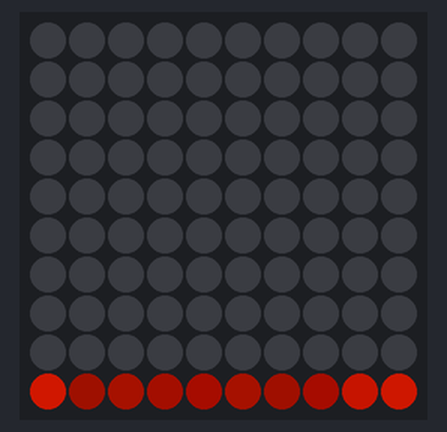
The sketch below on a simulated Arduino Uno, built with avr-gcc and run on an emulated ATmega328P. Parts: 10×10 RGB LED matrix (first LED top left, wired row by row). Dim RGB values are drawn brighter than linear; random numbers use the default seed unless the sketch sets one.

Above: at 0.16 s.
At 5.1 s:
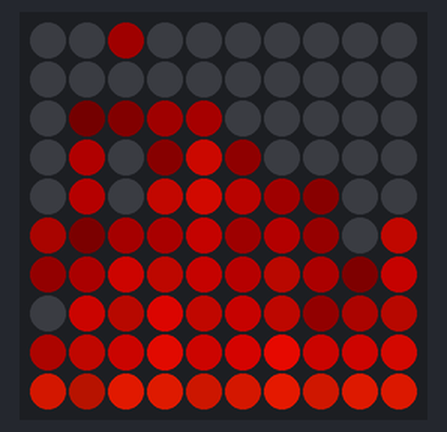
At 10.05 s:
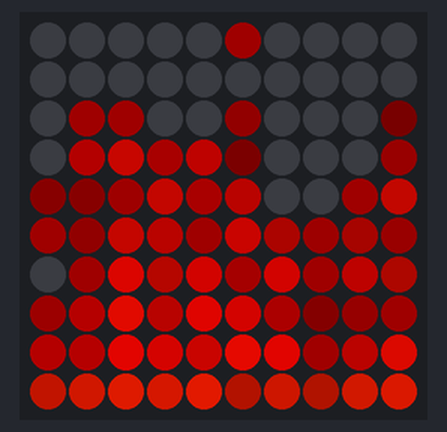
At 19.94 s:
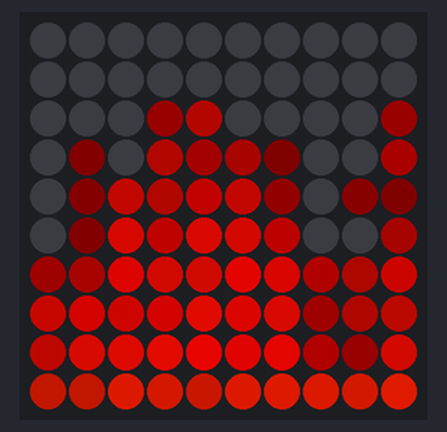
At 29.96 s:
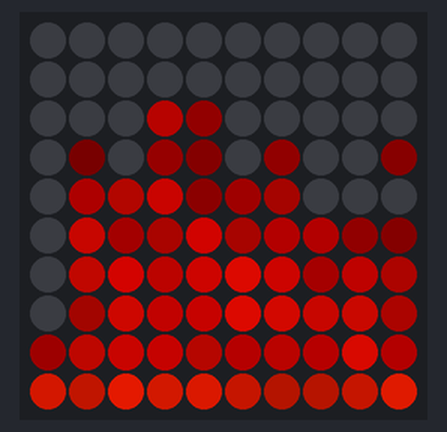
At 39.85 s:
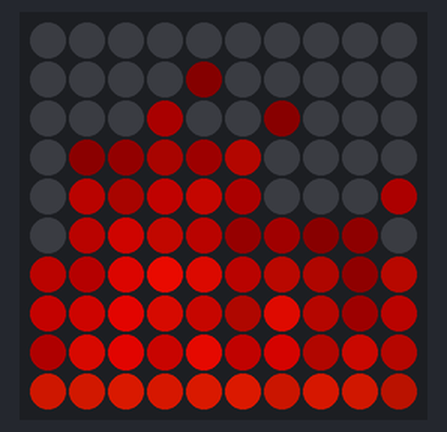

The sketch:

fireMatrixReal.ino
```cpp
#define M_WIDTH 10      // ширина матрицы
#define M_HEIGHT 10     // высота матрицы
#define LED_PIN 4       // пин ленты
#define LED_BRIGHT 200   // яркость

// настройки пламени
#define FIRE_SCALE 5   // масштаб огня
#define HUE_GAP 60      // заброс по hue
#define FIRE_STEP 15    // шаг изменения "языков" пламени
#define HUE_START 0     // начальный цвет огня (0 красный, 80 зелёный, 140 молния, 190 розовый)
#define HUE_COEF 0.2    // коэффициент цвета огня (чем больше - тем дальше заброс по цвету)
#define SMOOTH_K 20   // коэффициент плавности огня
#define MIN_BRIGHT 50   // мин. яркость огня
#define MAX_BRIGHT 255  // макс. яркость огня
#define MIN_SAT 180     // мин. насыщенность
#define MAX_SAT 255     // макс. насыщенность

#define ORDER_GRB       // порядок цветов ORDER_GRB / ORDER_RGB / ORDER_BRG
#define COLOR_DEBTH 3   // цветовая глубина: 1, 2, 3 (в байтах)

#include <microLED.h>

#define NUM_LEDS M_WIDTH * M_HEIGHT
LEDdata leds[NUM_LEDS];  // буфер ленты типа LEDdata

microLED matrix(leds, LED_PIN, M_WIDTH, M_HEIGHT, ZIGZAG, LEFT_BOTTOM, DIR_UP);  // объект матрица
// тип матрицы: ZIGZAG - зигзаг, PARALLEL - параллельная
// угол подключения: LEFT_BOTTOM - левый нижний, LEFT_TOP - левый верхний, RIGHT_TOP - правый верхний, RIGHT_BOTTOM - правый нижний
// направление ленты из угла подключения: DIR_RIGHT - вправо, DIR_UP - вверх, DIR_LEFT - влево, DIR_DOWN - вниз
// шпаргалка по настройке матрицы в папке docs в библиотеке

#define NUM_LEDS M_WIDTH*M_HEIGHT

unsigned char matrixValue[8][16];
unsigned char line[M_WIDTH];
int pcnt = 0;

// ленивая жопа
#define FOR_i(from, to) for(int i = (from); i < (to); i++)
#define FOR_j(from, to) for(int j = (from); j < (to); j++)

void setup() {
  matrix.setBrightness(LED_BRIGHT);  // яркость (0-255)
  generateLine();
  memset(matrixValue, 0, sizeof(matrixValue));
}

void loop() {
  fireRoutine();
}

// ********************** огонь **********************
//these values are substracetd from the generated values to give a shape to the animation
const unsigned char valueMask[8][16] PROGMEM = {
  {32 , 0  , 0  , 0  , 0  , 0  , 0  , 32 , 32 , 0  , 0  , 0  , 0  , 0  , 0  , 32 },
  {64 , 0  , 0  , 0  , 0  , 0  , 0  , 64 , 64 , 0  , 0  , 0  , 0  , 0  , 0  , 64 },
  {96 , 32 , 0  , 0  , 0  , 0  , 32 , 96 , 96 , 32 , 0  , 0  , 0  , 0  , 32 , 96 },
  {128, 64 , 32 , 0  , 0  , 32 , 64 , 128, 128, 64 , 32 , 0  , 0  , 32 , 64 , 128},
  {160, 96 , 64 , 32 , 32 , 64 , 96 , 160, 160, 96 , 64 , 32 , 32 , 64 , 96 , 160},
  {192, 128, 96 , 64 , 64 , 96 , 128, 192, 192, 128, 96 , 64 , 64 , 96 , 128, 192},
  {255, 160, 128, 96 , 96 , 128, 160, 255, 255, 160, 128, 96 , 96 , 128, 160, 255},
  {255, 192, 160, 128, 128, 160, 192, 255, 255, 192, 160, 128, 128, 160, 192, 255}
};

//these are the hues for the fire,
//should be between 0 (red) to about 25 (yellow)
const unsigned char hueMask[8][16] PROGMEM = {
  {1 , 11, 19, 25, 25, 22, 11, 1 , 1 , 11, 19, 25, 25, 22, 11, 1 },
  {1 , 8 , 13, 19, 25, 19, 8 , 1 , 1 , 8 , 13, 19, 25, 19, 8 , 1 },
  {1 , 8 , 13, 16, 19, 16, 8 , 1 , 1 , 8 , 13, 16, 19, 16, 8 , 1 },
  {1 , 5 , 11, 13, 13, 13, 5 , 1 , 1 , 5 , 11, 13, 13, 13, 5 , 1 },
  {1 , 5 , 11, 11, 11, 11, 5 , 1 , 1 , 5 , 11, 11, 11, 11, 5 , 1 },
  {0 , 1 , 5 , 8 , 8 , 5 , 1 , 0 , 0 , 1 , 5 , 8 , 8 , 5 , 1 , 0 },
  {0 , 0 , 1 , 5 , 5 , 1 , 0 , 0 , 0 , 0 , 1 , 5 , 5 , 1 , 0 , 0 },
  {0 , 0 , 0 , 1 , 1 , 0 , 0 , 0 , 0 , 0 , 0 , 1 , 1 , 0 , 0 , 0 }
};

void fireRoutine() {
  static uint32_t prevTime = 0;
  if (millis() - prevTime > SMOOTH_K) {
    prevTime = millis();
    if (pcnt >= 100) {
      shiftUp();
      generateLine();
      pcnt = 0;
    }
    drawFrame(pcnt);
    pcnt += 30;
    matrix.show();
  }
}


// Randomly generate the next line (matrix row)

void generateLine() {
  for (uint8_t x = 0; x < M_WIDTH; x++) {
    line[x] = random(64, 255);
  }
}

//shift all values in the matrix up one row

void shiftUp() {
  for (uint8_t y = M_HEIGHT - 1; y > 0; y--) {
    for (uint8_t x = 0; x < M_WIDTH; x++) {
      uint8_t newX = x;
      if (x > 15) newX = x % 16;
      if (y > 7) continue;
      matrixValue[y][newX] = matrixValue[y - 1][newX];
    }
  }

  for (uint8_t x = 0; x < M_WIDTH; x++) {
    uint8_t newX = x;
    if (x > 15) newX = x % 16;
    matrixValue[0][newX] = line[newX];
  }
}

// draw a frame, interpolating between 2 "key frames"
// @param pcnt percentage of interpolation

void drawFrame(int pcnt) {
  int nextv;

  //each row interpolates with the one before it
  for (unsigned char y = M_HEIGHT - 1; y > 0; y--) {
    for (unsigned char x = 0; x < M_WIDTH; x++) {
      uint8_t newX = x;
      if (x > 15) newX = x % 16;
      if (y < 8) {
        nextv =
          (((100.0 - pcnt) * matrixValue[y][newX]
            + pcnt * matrixValue[y - 1][newX]) / 100.0)
          - pgm_read_byte(&(valueMask[y][newX]));

        LEDdata color = mHSV(
                          random(1, 3), // H
                          255, // S
                          (uint8_t)max(0, nextv) // V
                        );

        matrix.setPix(x, y, color);
      } else if (y == 8) {
        if (random(0, 20) == 0 && matrix.getColorHEX(x, y - 1) != 0) matrix.setPix(x, y, mHEX(matrix.getColorHEX(x, y - 1)));
        else matrix.setPix(x, y, mHEX(0));
      } else if (true) {

        // старая версия для яркости
        if (matrix.getColorHEX(x, y - 1) > 0)
          matrix.setPix(x, y, mHEX(matrix.getColorHEX(x, y - 1)));
        else matrix.setPix(x, y, mHEX(0));
      }
    }
  }

  //first row interpolates with the "next" line
  for (unsigned char x = 0; x < M_WIDTH; x++) {
    uint8_t newX = x;
    if (x > 15) newX = x % 16;
    LEDdata color = mHSV(
                      5, // H
                      255,           // S
                      (uint8_t)(((100.0 - pcnt) * matrixValue[0][newX] + pcnt * line[newX]) / 100.0) // V
                    );
    matrix.setPix(x, 0, color);
  }
}
```
